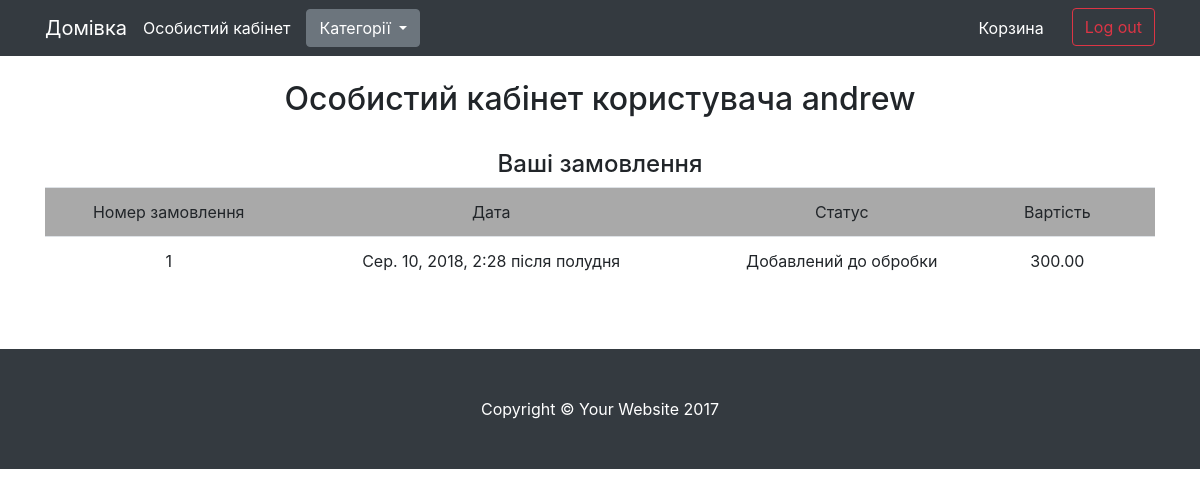
/account/ (signed in), run on the app's committed database.
### app/models.py (models this page shows, shortened)
class Order(models.Model):
    user = models.ForeignKey(User, on_delete=models.CASCADE, verbose_name='Користувач')
    items = models.ManyToManyField(CartItem, verbose_name='Товари')
    total_price = models.DecimalField(max_digits=9, decimal_places=2, default=0.00, verbose_name='Загальна ціна покупки')
    first_name = models.CharField(max_length=200, verbose_name='Імя')
    last_name = models.CharField(max_length=200, verbose_name='Прізвище')
    phone = models.CharField(max_length=200, verbose_name='Номер')
    address = models.CharField(max_length=200, verbose_name='Адреса')
    date = models.DateTimeField(auto_now_add=True, verbose_name='Дата')
    comments = models.TextField(verbose_name='Коментарі', blank=True)
    status = models.CharField(max_length=200, verbose_name='Статус замовлення', choices=ORDER_STATUS_CHOICES, default=ORDER_STATUS_CHOICES[0][0])
    class Meta:
        verbose_name = 'Зомовлення'
        verbose_name_plural = 'Зомовлення'

### app/views.py (the view)
# urls.py: re_path(r'^account/$', views.account, name='account'),
def account(request):
    orders = Order.objects.filter(user=request.user).order_by('-id')
    return render(request, 'account.html', {
        'orders': orders,
    })

### app/context_processors.py (called while the page is built)
def cart_categories(request):
    cart = get_cart(request)
    return {
        'cart': cart,
        'categories': Category.objects.all()
    }

### app/views.py (called while the page is built)
def get_cart(request):
    try:
        cart_id = request.session['cart_id']
        cart = Cart.objects.get(id=int(cart_id))
        request.session['count'] = cart.items.count()
        return cart
    except:
        cart = Cart()
        cart.save()
        request.session['cart_id'] = cart.id
        cart = Cart.objects.get(id=cart.id)
        return cart

### templates/account.html (shortened to what this page needs)
{% extends 'base/base.html' %}
{% block content %}
    <br>
    <h2 class="text-center"> Особистий кабінет користувача {{ request.user.username }}</h2>
    <br>
    {% if orders|length > 0 %}
        <h4  class="text-center">Ваші замовлення</h4>
        <table class="table">
             <tr style="background: darkgrey">
            <td class="text-center">Номер замовлення</td>
            <td class="text-center">Дата</td>
            <td class="text-center">Статус</td>
            <td class="text-center">Вартість</td>
            <td class="text-center"></td>
          </tr>
          {% for order in orders %}
              <tr>
                <td class="text-center">{{ order.id }}</td>
                <td class="text-center">{{ order.date }}</td>
                <td class="text-center">{{ order.status }}</td>
                <td class="text-center">{{ order.total_price }}</td>
                <td class="text-center"></td>
              </tr>
          {% endfor %}
        </table>
    {% else %}
        <h3 class="text-monospace text-center">У вас поки немає замовлення!</h3>
        <br>
        <div class="text-center">
        <a href="{% url 'home' %}"><button type="button" class="btn btn-outline-secondary">Перейти до покупок</button></a>
        </div>
    {% endif %}
    <br>
    <br>
{% endblock %}

### static/app/css/shop-homepage.css (style rules this page uses)
body { padding-top: 54px; }
@media (min-width: 992px) { body { padding-top: 56px; } }

### data on the page
Order: id "1", date "Сер. 10, 2018, 2:28 після полудня", status "Добавлений до обробки", total_price "300.00"

### other printed values
{{ request.user.username }} "andrew"
